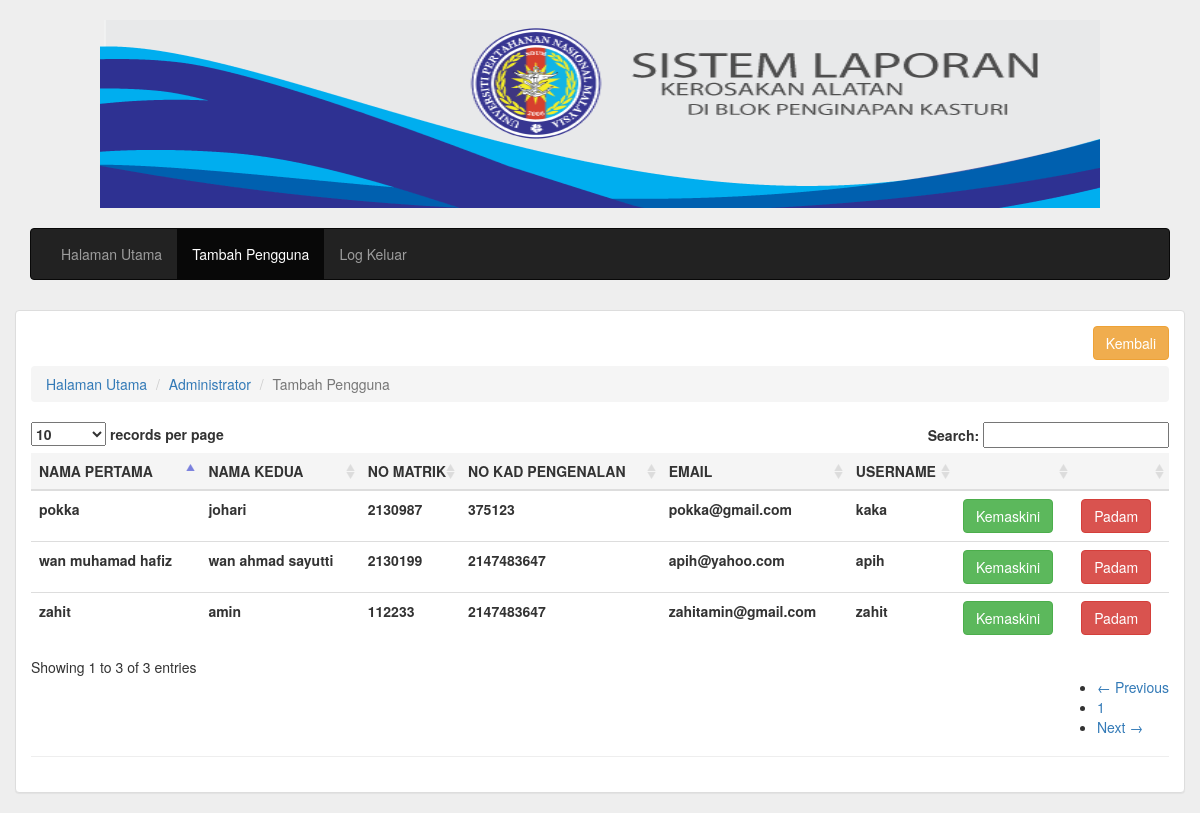
/admin/senarai.php (signed in), run on the app's committed database.
### tables this page shows
CREATE TABLE IF NOT EXISTS `pelajar` (
  `StudentID` int(11) NOT NULL,
  `FirstName` varchar(50) NOT NULL,
  `LastName` varchar(50) NOT NULL,
  `NoMatrik` int(7) NOT NULL,
  `NoIC` int(12) NOT NULL,
  `Email` varchar(50) NOT NULL,
  `Password` varchar(20) NOT NULL,
  `VerifyPassword` varchar(20) NOT NULL,
  `UserName` varchar(50) NOT NULL
);

### admin/senarai.php (the view, shortened to what this page needs)
<?php require_once('../Connections/localhost.php'); ?>
<?php
$logoutAction = $_SERVER['PHP_SELF']."?doLogout=true";
?>
<?php
$query_Recordset1 = "SELECT * FROM pelajar";
$Recordset1 = mysql_query($query_Recordset1, $localhost) or die(mysql_error());
$row_Recordset1 = mysql_fetch_assoc($Recordset1);
?>
<!DOCTYPE html>
<html lang="en">
<head>
 <link href="../css/bootstrap.min.css" rel="stylesheet">
  <link href="../css/mystyle.css" rel="stylesheet">
 <link href="../css/js-image-slider.css" rel="stylesheet" type="text/css" />
</head>
<body style="background:#eee;">
<div class="container">
<br>
<center><IMG SRC="../gambar/banner.png" BORDER="0" WIDTH="1000" HEIGHT="188" ALT="Sistem Laporan"></center>
<br>
<nav class="navbar navbar-inverse">
<div class="collapse navbar-collapse" id="bs-example-navbar-collapse-1">
      <ul class="nav navbar-nav">
        <li><a href="home.php">Halaman Utama</a></li>
        <li class="active"><a href="tambah.php">Tambah Pengguna<span class="sr-only">(current)</span></a></li>
		<li><a href="<?php echo $logoutAction ?>">Log Keluar</a></li>
	  </ul>
	</div>
</nav>
    		<p><br/></p>
  		<div class="row">
  			<div class="col-xs-6 .col-sm-4"></div>
  				<div class="panel panel-default">
  					<div class="panel-body">
					<div class="pull-right"> <a href="tambah.php" class="btn btn-warning">Kembali</a></div>
    						<div class="page-header">
							<ol class="breadcrumb">
  <li><a href="#">Halaman Utama</a></li>
  <li><a href="#">Administrator</a></li>
  <li class="active">Tambah Pengguna</li>
</ol>
<div class="table-responsive">
							<table id="example" class="table table-hover" cellspacing="0" width="100%">
  <thead>
  <tr class="active">
    <th>NAMA PERTAMA</th>
    <th>NAMA KEDUA</th>
    <th>NO MATRIK</th>
    <th>NO KAD PENGENALAN</th>
    <th>EMAIL</th>
    <th>USERNAME</th>
	<th> </th>
	<th> </th>
	</tr>
  </thead>
  <?php do { ?>
    <tr>
      <th><?php echo $row_Recordset1['FirstName']; ?></th>
      <th><?php echo $row_Recordset1['LastName']; ?></th>
      <th><?php echo $row_Recordset1['NoMatrik']; ?></th>
      <th><?php echo $row_Recordset1['NoIC']; ?></th>
      <th><?php echo $row_Recordset1['Email']; ?></th>
      <th><?php echo $row_Recordset1['UserName']; ?></th>
	  <th><a href="kemaskini.php?StudentID=<?php echo $row_Recordset1['StudentID']; ?>" class="btn btn-success">Kemaskini</a></th>
	  <th><a href="padam_pelajar.php?StudentID=<?php echo $row_Recordset1['StudentID']; ?>" class="btn btn-danger" onClick="return confirm('Adakah Anda Ingin Memadam Pelajar ini?');">Padam</a></th>
    </tr>
    <?php } while ($row_Recordset1 = mysql_fetch_assoc($Recordset1)); ?>
                            </table>
          </div>
    </div>
</div>
</div>
</div>
</div>
</body>
</html>

### css/mystyle.css (style rules this page uses)
body { background-image: url(../img/bg.png); background-repeat: repeat-x;; }
.navbar { margin-bottom: 0 !important; }
table.table { clear: both; margin-bottom: 6px !important; max-width: none !important; }
table.table thead .sorting, table.table thead .sorting_asc, table.table thead .sorting_desc, table.table thead .sorting_asc_disabled, table.table thead .sorting_desc_disabled { cursor: pointer; *cursor: hand; }
table.table thead .sorting { background: url('images/sort_both.png') no-repeat center right; }
table.table thead .sorting_asc { background: url('images/sort_asc.png') no-repeat center right; }

### data on the page
pelajar: FirstName "wan muhamad hafiz", LastName "wan ahmad sayutti", NoMatrik "2130199", NoIC "2147483647", Email "apih@yahoo.com", UserName "apih"
pelajar: FirstName "zahit", LastName "amin", NoMatrik "112233", NoIC "2147483647", Email "zahitamin@gmail.com", UserName "zahit"
pelajar: FirstName "pokka", LastName "johari", NoMatrik "2130987", NoIC "375123", Email "pokka@gmail.com", UserName "kaka"
